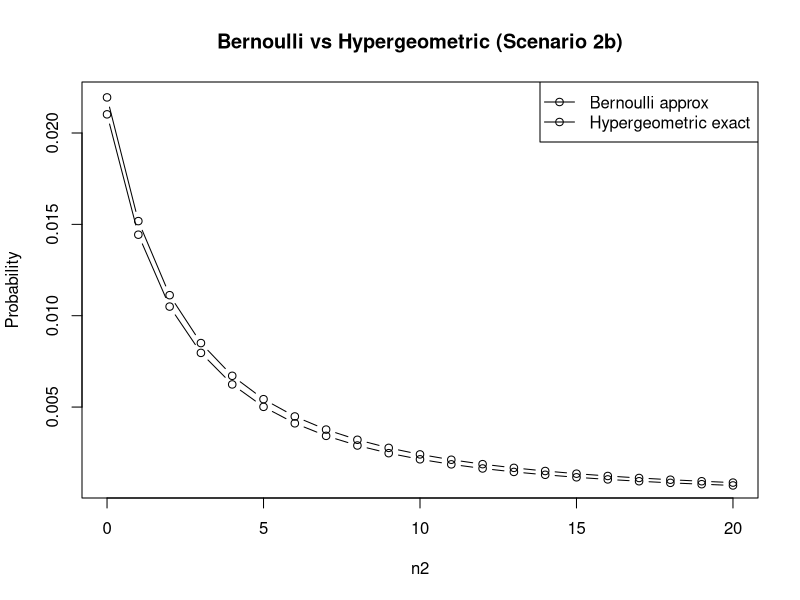
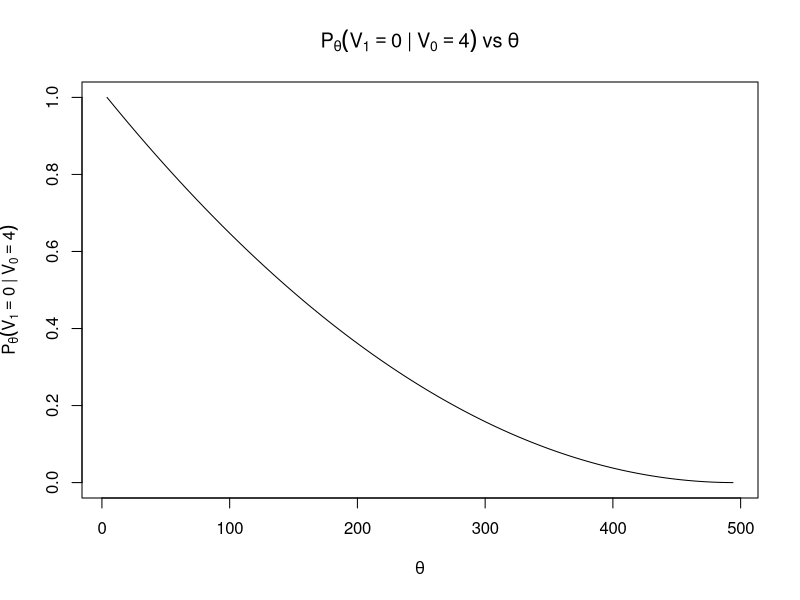
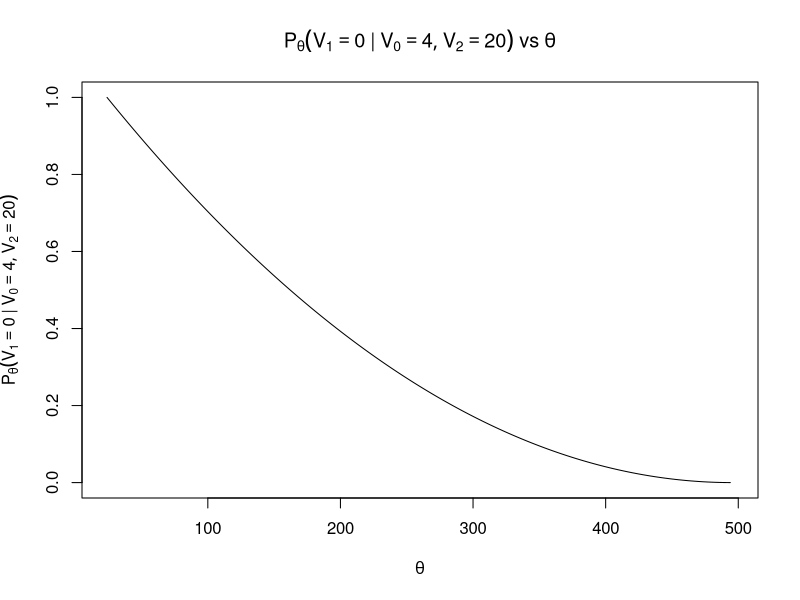

The R source for these figures, in order:
# Emmanuel Pacheco Hernandez
# 30145004 

# Scenario 2(a)
#AI disclosure:
#Used ChatGPT to assist in clarifying instructions, debugging code and checking my methods and calculations. Also used for writing Rmarkdown code from my written work.
#
#finding the argmax of L(theta)
N0  = 496      
n0  = 4       
n1  = 2        


theta_vals = 4:494

lik_vals = choose(N0-theta_vals,n1)/choose(N0-n0,n1)*choose(theta_vals,n0)/choose(N0,n0)

theta_hat4 = theta_vals[which.max(lik_vals)]
theta_hat4

prob_hat = max(lik_vals)
prob_hat

################################################################################
#part b



bern_prob = function(n2) {
  p_hat = (n2 + 4) / (n2 + 6)    
  p_hat^(n2 + 4) * (1 - p_hat)^2  
}

f = function(x) bern_prob(x) - 0.001

root_res = uniroot(f, interval = c(1, 50))

n2_star = root_res$root 
n2_star

n2_ch = ceiling(n2_star)
n2_ch

p_hat = (n2_ch + 4) / (n2_ch + 6)
p_hat

theta_hat5 = N0 * p_hat        
theta_hat5

bern_prob_chosen = bern_prob(n2_ch)
bern_prob_chosen

hyper_prob = function(theta, n2) {
  num = choose(theta, 4) * choose(492 - theta, 2) * choose(theta - 4, n2)
  den = choose(496, 4) * choose(492, 2) * choose(490, n2)
  num/den
}

n2_vals = 0:20

results = data.frame(
  n2 = n2_vals,
  p_hat = (n2_vals + 4)/(n2_vals + 6)
)

results$theta_hat5 = N0 * results$p_hat
results$theta_int  = round(results$theta_hat5)


results$bern_prob = results$p_hat^(results$n2+4)*(1-results$p_hat)^2
results$hyper_prob = mapply(hyper_prob,theta = results$theta_int,n2 = results$n2)

results

plot(results$n2, results$bern_prob, type = "b",xlab = "n2", ylab = "Probability",main = "Bernoulli vs Hypergeometric (Scenario 2b)")
 lines(results$n2, results$hyper_prob, type = "b")
 legend("topright", legend = c("Bernoulli approx", "Hypergeometric exact"),lty = c(1,1), pch = c(1,1))

 
 ################################################################################
 ###part c
 
 
 
 N0 = 496
 n0 = 4
 n1 = 2      
 n2 = 20      

 

 theta_vals_1 = 4:494      
 theta_vals_2 = 24:496     

 
 p_V1_eq0_given_V0_eq4 = function(theta) {
   choose(496 - theta, 2) / choose(492, 2)
 }
 

 
 p_V1_given_V0_V2 = function(theta, v1_target = 0, v2_obs = 20) {
 
   N1 = 492

   m1 = theta - 4
   n1_clean = N1 - m1
   
   
   num_vals = c()
   v_vals   = 0:2
   
   for (v in v_vals) {
    
     p_V1_given_V0 = dhyper(x = v,
                            m = m1,
                            n = n1_clean,
                            k = n1)
     
  
   
     m2 = theta - 4 - v
     n2_clean = (N0 - theta) - (n1 - v) 
    
     p_V2_given_V0_V1 = dhyper(x = v2_obs,
                               m = m2,
                               n = n2_clean,
                               k = n2)
     
     num_vals = c(num_vals, p_V2_given_V0_V1 * p_V1_given_V0)
   }
   
   denom = sum(num_vals)
   
  
   v = v1_target
   
   p_V1_given_V0 = dhyper(x = v,
                          m = m1,
                          n = n1_clean,
                          k = n1)
   m2 = theta - 4 - v
   n2_clean = (N0 - theta) - (n1 - v)
   p_V2_given_V0_V1 = dhyper(x = v2_obs,
                             m = m2,
                             n = n2_clean,
                             k = n2)
   
   num = p_V2_given_V0_V1 * p_V1_given_V0
   
   num / denom
 }
 

 
 alpha = 0.01  
 target =alpha
 
 P_V0_eq4 = function(theta) {
   dhyper(x = 4, m = theta, n = N0 - theta, k = n0)
 }
 
 prob_V0_eq4_vals = P_V0_eq4(theta_vals_1)
 

 thetaL1_candidates = theta_vals_1[prob_V0_eq4_vals >= target]
 thetaL1 = min(thetaL1_candidates)
 
 
 pU1 = p_V1_eq0_given_V0_eq4(thetaL1)
 
 thetaL1
 pU1
 

 
 P_V0_eq4_V2_eq20 = function(theta) {
   p_V0 = P_V0_eq4(theta)  # P(V0=4)
   
   N1 = 492
   m1 = theta - 4
   n1_clean = N1 - m1
   
 
   if (m1 < 0 || n1_clean < 0 || m1 + n1_clean < n1) {
     return(0)
   }
   
   total = 0
   for (v in 0:2) {
    
     p_V1_given_V0 = dhyper(x = v,
                            m = m1,
                            n = n1_clean,
                            k = n1)
    
     m2 = theta - 4 - v
     n2_clean = (N0 - theta) - (n1 - v)
     
    
     if (m2 < 0 || n2_clean < 0 || m2 + n2_clean < n2) {
       next
     }
     
   
     p_V2_given_V0_V1 = dhyper(x = n2,
                               m = m2,
                               n = n2_clean,
                               k = n2)
     
     total = total + p_V0 * p_V1_given_V0 * p_V2_given_V0_V1
   }
   
   total
 }
 prob_V0_eq4_V2_eq20_vals = sapply(theta_vals_2, P_V0_eq4_V2_eq20)
 
 alpha  = 0.01
 target =alpha
 
 thetaL2_candidates = theta_vals_2[prob_V0_eq4_V2_eq20_vals >= target]
 thetaL2 = min(thetaL2_candidates)
 
 pU2 = p_V1_given_V0_V2(thetaL2)
 
 thetaL2
 pU2
 
 #plots to prove decreasing functions of theta
 
 theta_grid1 = theta_vals_1
 
 p1_grid = p_V1_eq0_given_V0_eq4(theta_grid1)
 
 plot(theta_grid1, p1_grid,
      type = "l",
      xlab = expression(theta),
      ylab = expression(P[theta](V[1] == 0 ~ "|" ~ V[0] == 4)),
      main = expression(P[theta](V[1] == 0 ~ "|" ~ V[0] == 4) ~ "vs" ~ theta))

 theta_grid2 = theta_vals_2 
 
 p2_grid = sapply(theta_grid2, function(th) p_V1_given_V0_V2(th, v1_target = 0))
 
 plot(theta_grid2, p2_grid,
      type = "l",
      xlab = expression(theta),
      ylab = expression(P[theta](V[1] == 0 ~ "|" ~ V[0] == 4, V[2] == 20)),
      main = expression(P[theta](V[1] == 0 ~ "|" ~ V[0] == 4, V[2] == 20) ~ "vs" ~ theta))

 

 ##################################################
 set.seed(4212025)
 theta0 = 331
 N0  = 496
 n0  = 4
 n1  = 2
 n2  = 20
 R1 = 1000  
 R2 = 1000
 ################

 alpha = 0.05 
 target = alpha
 #case 1
 
 P_V0_eq4 = function(theta) {
   dhyper(x = 4, m = theta, n = N0 - theta, k = n0)
 }
 
 prob_V0_eq4_vals = P_V0_eq4(theta_vals_1)
 
 
 thetaL1_candidates = theta_vals_1[prob_V0_eq4_vals >= target]
 thetaL1 = min(thetaL1_candidates)
 
 
 tpU1 = p_V1_eq0_given_V0_eq4(thetaL1)
 
 
 
 
 thetaL1
 tpU1
 
 #case2
 
 P_V0_eq4_V2_eq20 = function(theta) {
   p_V0 = P_V0_eq4(theta)  
   
   N1 = 492
   m1 = theta - 4
   n1_clean = N1 - m1
   
  
   if (m1 < 0 || n1_clean < 0 || m1 + n1_clean < n1) {
     return(0)
   }
   
   total = 0
   for (v in 0:2) {
    
     p_V1_given_V0 = dhyper(x = v,
                            m = m1,
                            n = n1_clean,
                            k = n1)
     
  
     m2 = theta - 4 - v
     n2_clean = (N0 - theta) - (n1 - v)
     
    
     if (m2 < 0 || n2_clean < 0 || m2 + n2_clean < n2) {
       next
     }
     
    
     p_V2_given_V0_V1 = dhyper(x = n2,
                               m = m2,
                               n = n2_clean,
                               k = n2)
     
     total = total + p_V0 * p_V1_given_V0 * p_V2_given_V0_V1
   }
   
   total
 }
 prob_V0_eq4_V2_eq20_vals = sapply(theta_vals_2, P_V0_eq4_V2_eq20)

 
 thetaL2_candidates = theta_vals_2[prob_V0_eq4_V2_eq20_vals >= target]
 thetaL2 = min(thetaL2_candidates)
 
 tpU2 = p_V1_given_V0_V2(thetaL2)
 
 thetaL2
 tpU2
 ########################

 
 #case 1:
 N1_true = N0 - n0
 m1_true = theta0 - 4
 n1_clean_true = N1_true - m1_true
 
 EP1_vals = numeric(R2)
 
 for (r in 1:R2) {
   
   v1_sim = rhyper(nn = R1,
                   m  = m1_true,
                   n  = n1_clean_true,
                   k  = n1)
   
   EP1_vals[r] = mean(v1_sim == 0)
 }
 

 ECL1 = sum(EP1_vals <=tpU1)/R2

 #case 2:
 v_vals = 0:2
 
 p_vec = sapply(v_vals, function(v1) {
   p_V1_given_V0_V2(theta0, v1_target = v1, v2_obs = n2)
 })
 p_vec = p_vec / sum(p_vec)   
 p_vec
 
 EP2_vals = numeric(R2)
 
 for (r in 1:R2) {
   
   v1_sim = sample(x = v_vals,
                   size = R1,
                   replace = TRUE,
                   prob = p_vec)
   
   
   EP2_vals[r] = sum(v1_sim == 0)/R1
 }

 
 
 ECL2 = sum(EP2_vals <= tpU2)/R2

 
 ECL1
 ECL2
 
 tpU1
 tpU2
 thetaL2
 thetaL1
 
 
 

